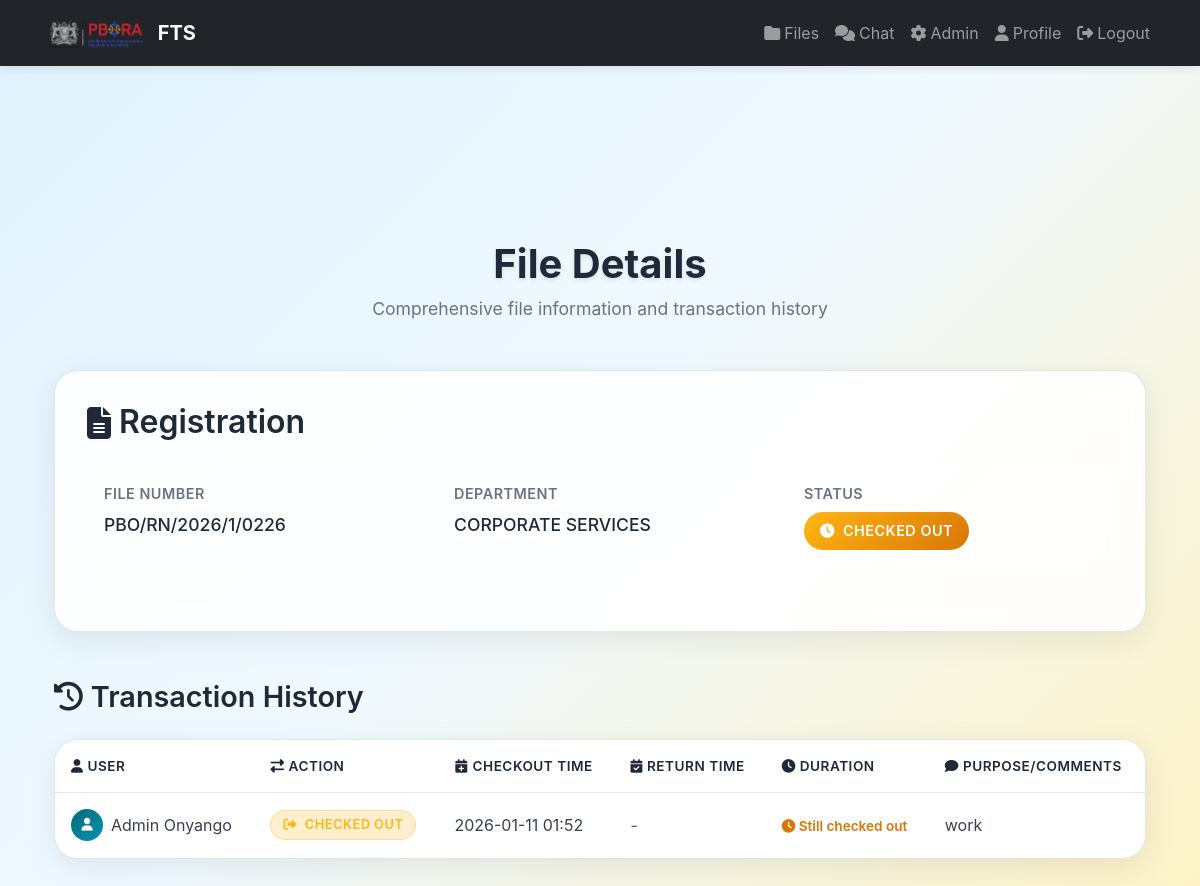
Page /files/files/4 (signed in) on the earlier database version.
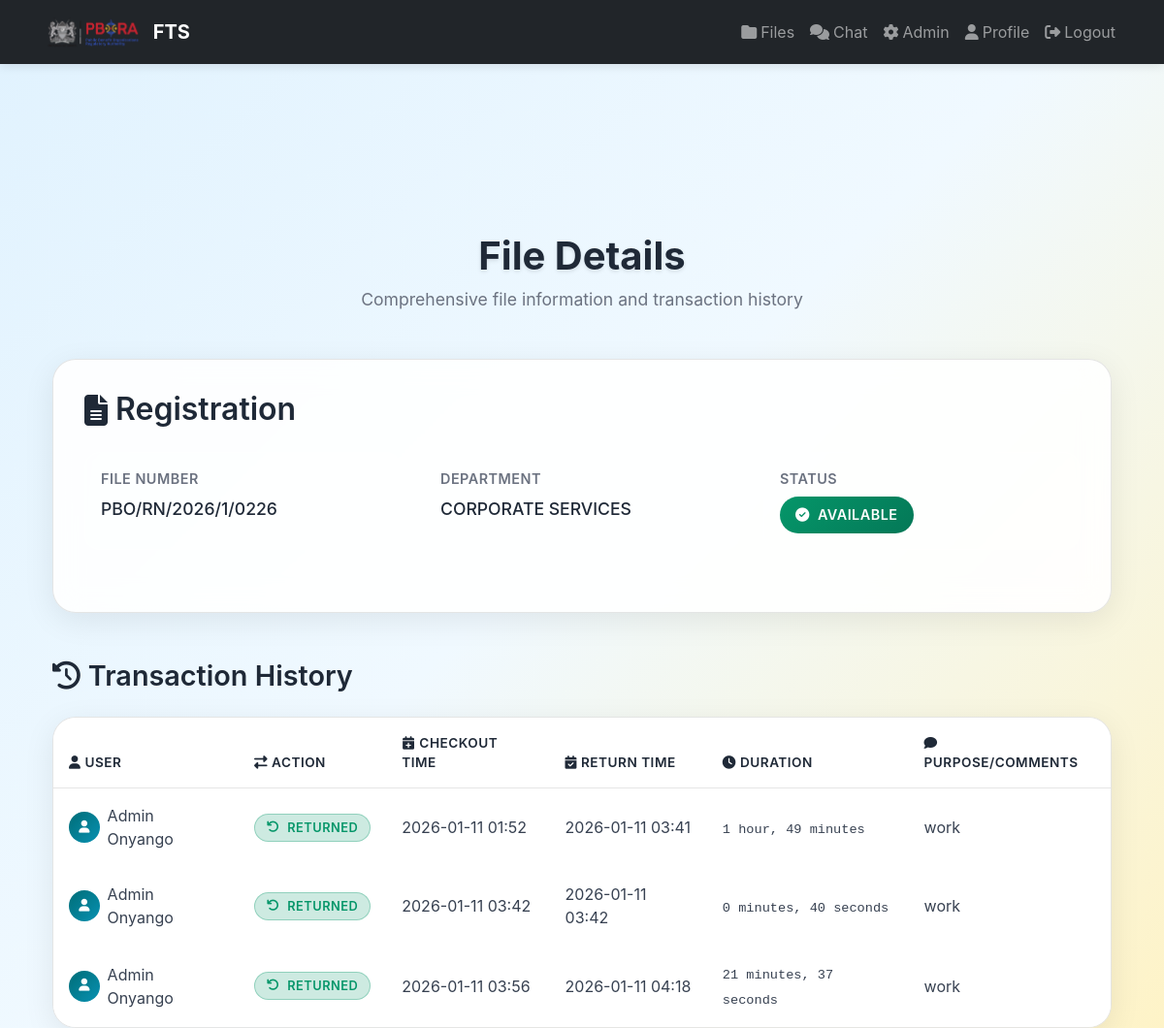
Same page on the later database version.
### app/models.py (models this page shows, shortened)
class FileRecord(db.Model):
    __tablename__ = "files"
    id = db.Column(db.Integer, primary_key=True)
    file_number = db.Column(db.String(100), unique=True, nullable=False)
    title = db.Column(db.String(200), nullable=True)
    department = db.Column(db.String(120), nullable=True)
    is_issued = db.Column(db.Boolean, default=False)
    transactions = db.relationship("FileTransaction", backref="file", lazy=True)

class FileTransaction(db.Model):
    __tablename__ = "file_transactions"
    id = db.Column(db.Integer, primary_key=True)
    file_id = db.Column(db.Integer, db.ForeignKey("files.id"), nullable=False)
    user_id = db.Column(db.Integer, db.ForeignKey("users.id"), nullable=False)
    checkout_time = db.Column(db.DateTime, default=datetime.utcnow,  nullable=False)
    return_time = db.Column(db.DateTime, nullable=True)
    issued_by_admin_id = db.Column(db.Integer, db.ForeignKey("users.id"))
    returned_to_admin_id = db.Column(db.Integer, db.ForeignKey("users.id"))
    purpose = db.Column(db.String(250))
    comments = db.Column(db.String(250))
    checkout_signature = db.Column(db.Text)  # Base64 encoded signature image
    return_signature = db.Column(db.Text)    # Base64 encoded signature image
    condition = db.Column(db.String(50), default="good")
    issued_by = db.relationship("User", foreign_keys=[issued_by_admin_id])
    returned_to = db.relationship("User", foreign_keys=[returned_to_admin_id])

class User(db.Model, UserMixin):
    __tablename__ = "users"
    id = db.Column(db.Integer, primary_key=True)
    name = db.Column(db.String(120), nullable=False)
    designation = db.Column(db.String(120), nullable=False)
    email = db.Column(db.String(150), unique=True, nullable=False)
    password = db.Column(db.String(200), nullable=False)
    role = db.Column(db.String(20), default="staff", nullable=False)
    transactions = db.relationship("FileTransaction", backref="user", lazy=True, foreign_keys="FileTransaction.user_id")

### app/routes/files.py (the view)
@bp.route("/files/<int:file_id>")
@login_required
def view_file(file_id):
    file = FileRecord.query.get_or_404(file_id)
    return render_template("files/view_file.html", file=file)

### app/templates/files/view_file.html (shortened to what this page needs)
{% extends "base.html" %}
{% block content %}
<div class="container-fluid mt-5">
    <div class="page-header fade-in-up">
        <h1 class="page-title">File Details</h1>
        <p class="page-subtitle">Comprehensive file information and transaction history</p>
    </div>
    <div class="file-details-card fade-in-up">
        <h2 class="file-title">
            <i class="fas fa-file-alt"></i>
            {{ file.title }}
        </h2>
        <div class="file-meta">
            <div class="meta-item">
                <div class="meta-label">File Number</div>
                <div class="meta-value">{{ file.file_number }}</div>
            </div>
            <div class="meta-item">
                <div class="meta-label">Department</div>
                <div class="meta-value">{{ file.department }}</div>
            </div>
            <div class="meta-item">
                <div class="meta-label">Status</div>
                <div class="meta-value">
                    <span class="status-badge {% if file.is_issued %}status-issued{% else %}status-available{% endif %}">
                        <i class="fas fa-{% if file.is_issued %}clock{% else %}check-circle{% endif %}"></i>
                        {% if file.is_issued %}Checked Out{% else %}Available{% endif %}
                    </span>
                </div>
            </div>
        </div>
    </div>
    <div class="history-section fade-in-up">
        <h3 class="history-title">
            <i class="fas fa-history"></i>
            Transaction History
        </h3>
        <div class="transaction-table">
            <div class="table-scroll-wrapper">
                <table class="table table-hover mb-0">
                    <thead class="table-header">
                        <tr>
                            <th><i class="fas fa-user me-1"></i>User</th>
                            <th><i class="fas fa-exchange-alt me-1"></i>Action</th>
                            <th><i class="fas fa-calendar-plus me-1"></i>Checkout Time</th>
                            <th><i class="fas fa-calendar-check me-1"></i>Return Time</th>
                            <th><i class="fas fa-clock me-1"></i>Duration</th>
                            <th><i class="fas fa-comment me-1"></i>Purpose/Comments</th>
                        </tr>
                    </thead>
                    <tbody class="table-body">
                        {% for tx in file.transactions %}
                        <tr>
                            <td>
                                <div class="d-flex align-items-center">
                                    <div class="avatar-circle me-2">
                                        <i class="fas fa-user"></i>
                                    </div>
                                    {{ tx.user.name }}
                                </div>
                            </td>
                            <td>
                                <span class="transaction-type {% if tx.return_time %}type-return{% else %}type-checkout{% endif %}">
                                    <i class="fas fa-{% if tx.return_time %}undo{% else %}sign-out-alt{% endif %}"></i>
                                    {% if tx.return_time %}Returned{% else %}Checked Out{% endif %}
                                </span>
                            </td>
                            <td>{{ tx.checkout_time.strftime('%Y-%m-%d %H:%M') }}</td>
                            <td>
                                {% if tx.return_time %}
                                    {{ tx.return_time.strftime('%Y-%m-%d %H:%M') }}
                                {% else %}
                                    <span class="text-muted">-</span>
                                {% endif %}
                            </td>
                            <td>
                                {% if tx.return_time %}
                                    {% set duration = (tx.return_time - tx.checkout_time).total_seconds() %}
                                    {% set days = (duration // 86400) | int %}
                                    {% set hours = ((duration % 86400) // 3600) | int %}
                                    {% set minutes = ((duration % 3600) // 60) | int %}
                                    {% set seconds = (duration % 60) | int %}
                                    <span class="duration-text">
                                        {% if hours > 0 %}
                                            {{ hours }} hour{{ 's' if hours != 1 else '' }}{% if minutes > 0 or (seconds > 0 and days == 0) %}, {% endif %}
                                        {% endif %}
                                        {% if minutes > 0 or (days == 0 and hours == 0) %}
                                            {{ minutes }} minute{{ 's' if minutes != 1 else '' }}{% if seconds > 0 and days == 0 and hours == 0 %}, {% endif %}
                                        {% endif %}
                                        {% if seconds > 0 and days == 0 and hours == 0 %}
                                            {{ seconds }} second{{ 's' if seconds != 1 else '' }}
                                        {% endif %}
                                    </span>
                                {% else %}
                                    <span class="checked-out-indicator">
                                        <i class="fas fa-clock"></i>
                                        Still checked out
                                    </span>
                                {% endif %}
                            </td>
                            <td>{{ tx.purpose or tx.comments or '-' }}</td>
                        </tr>
                        {% endfor %}
                    </tbody>
                </table>
            </div>
        </div>
    </div>
</div>
{% endblock %}

### app/templates/base.html (shortened to what this page needs)
<!DOCTYPE html>
<html lang="en">
<head>
    <link href="https://cdn.jsdelivr.net/npm/bootstrap@5.3.0/dist/css/bootstrap.min.css" rel="stylesheet">
    <link rel="stylesheet" href="https://cdnjs.cloudflare.com/ajax/libs/font-awesome/6.4.0/css/all.min.css">
    <link rel="stylesheet" href="{{ url_for('static', filename='css/style.css') }}">
</head>
<body>
    <nav class="navbar navbar-expand-lg navbar-dark bg-dark fixed-top">
        <div class="container">
            <a class="navbar-brand d-flex align-items-center" href="{{ url_for('files.dashboard') }}">
                <img src="{{ url_for('static', filename='PBORALOGO.png') }}" alt="PBORA Logo" class="me-2" style="height: 40px; width: auto;">
                <span class="d-none d-sm-inline">FTS</span>
            </a>
            <div class="collapse navbar-collapse" id="navbarNav">
                <ul class="navbar-nav ms-auto">
                    {% if current_user.is_authenticated %}
                    <li class="nav-item">
                        <a class="nav-link" href="{{ url_for('files.dashboard') }}">
                            <i class="fas fa-folder me-1"></i>Files
                        </a>
                    </li>
                    <li class="nav-item">
                        <a class="nav-link" href="{{ url_for('chat.rooms') }}">
                            <i class="fas fa-comments me-1"></i>Chat
                        </a>
                    </li>
                    {% if current_user.is_admin %}
                    <li class="nav-item">
                        <a class="nav-link" href="{{ url_for('admin.dashboard') }}">
                            <i class="fas fa-cog me-1"></i>Admin
                        </a>
                    </li>
                    {% endif %}
                    <li class="nav-item">
                        <a class="nav-link" href="{{ url_for('auth.profile') }}">
                            <i class="fas fa-user me-1"></i>Profile
                        </a>
                    </li>
                    <li class="nav-item">
                        <a class="nav-link" href="{{ url_for('auth.logout') }}">
                            <i class="fas fa-sign-out-alt me-1"></i>Logout
                        </a>
                    </li>
                    {% else %}
                    <li class="nav-item">
                        <a class="nav-link" href="{{ url_for('auth.login') }}">
                            <i class="fas fa-sign-in-alt me-1"></i>Login
                        </a>
                    </li>
                    {% endif %}
                </ul>
            </div>
        </div>
    </nav>
    <main class="container mt-5" style="padding-top: 5rem;">
        {% block content %}{% endblock %}
    </main>
</body>
</html>

### app/static/css/style.css (style rules this page uses)
body { font-family: 'Segoe UI', Tahoma, Geneva, Verdana, sans-serif; }
.navbar-brand { font-weight: bold; }
.navbar-brand img { max-height: 40px; width: auto; }
.table th { border-top: none; font-weight: 600; }

### app/templates/base.html (style rules this page uses)
.navbar.fixed-top { box-shadow: 0 2px 10px rgba(0, 0, 0, 0.1); backdrop-filter: blur(10px); -webkit-backdrop-filter: blur(10px); z-index: 1030; }
body { padding-top: 0; }
main.container { padding-top: 6rem !important; }

Differences in the rows shown:
changed FileRecord "Registration": is_issued True → False (drawn)
changed FileTransaction (number 1 of 3 on the later page): return_time (not shown) → "2026-01-11 03:41"; hours (not shown) → "1"; minutes (not shown) → "49"; value (not shown) → "s"; return_time "CHECKED OUT - Still checked out" → "RETURNED hour , minute"
added FileTransaction: user.name "Admin Onyango", shows "RETURNED", checkout_time "2026-01-11 03:42", return_time "2026-01-11 03:42", minutes "0", value "s", seconds "40", purpose "work"
added FileTransaction: user.name "Admin Onyango", shows "RETURNED", checkout_time "2026-01-11 03:56", return_time "2026-01-11 04:18", id "21", value "s", seconds "37", purpose "work"
Other differences:
text no longer shown: "CHECKED OUT"
text now shown: "AVAILABLE"
